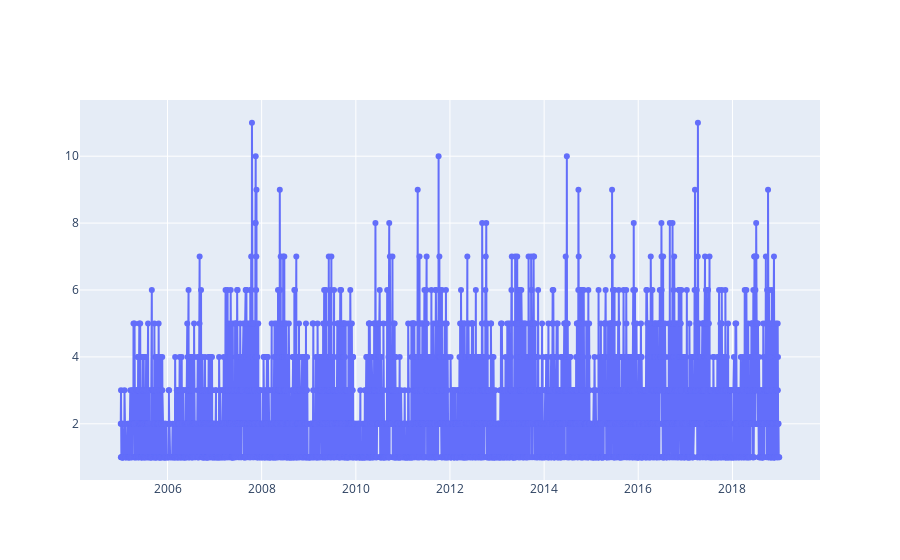

The cell this chart's notebook holds for it:
### Code cell
dtsers = caracs.loc[(caracs.dep.isin([750])) , ['Num_Acc' , 'jour' , 'mois' , 'an']]

dtsers['day'] = pd.to_datetime((2000+dtsers.an)*10000+dtsers.mois*100+dtsers.jour,format='%Y%m%d')
dtsers.drop(['jour' , 'mois' , 'an'] , axis = 1 ,inplace = True)


dtsers = dtsers.groupby('day' , as_index = False).count()

# Dummy Variable Holiday
dtsers['isholiday'] = 0
dtsers.loc[dtsers.day.isin(holidays.date) , 'isholiday'] = 1

# Week day and month
dtsers['weekday'] = dtsers.day.dt.weekday
dtsers['month'] = dtsers.day.dt.month
# Dummification
dtsers = pd.get_dummies(dtsers , columns = ['weekday' , 'month'])

print(' the 3 last years of the time series:')
jsplot(dtsers.day , dtsers.Num_Acc )

### Figure 1 — Plotly figure (JSON) as saved in the notebook; plotly's stock layout.template omitted (floating-point values rounded to 4 significant figures; data arrays with more than 128 entries replaced by an {"elided": "..."} marker saying what was removed)
{"data": [{"mode": "lines+markers", "type": "scatter", "x": {"elided": "4082 str values"}, "y": {"elided": "4082 int values"}}], "layout": {}}
